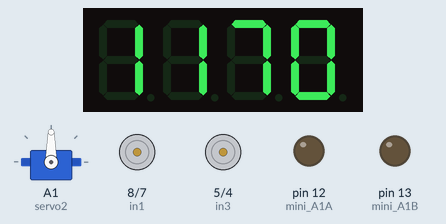
Bench run of a sketch on a simulated Arduino Uno, built with avr-gcc and run on an emulated ATmega328P. Parts: servo, 4-digit seven-segment display, motor-driver pin pairs drawn as motors (green arrow = first pin HIGH = forward, orange = second pin HIGH = backward, longer = more drive, scaled by the enable pin), output pins drawn as LEDs (lit = HIGH). The local clock reads 2024-03-15 10:24:30 at power-on unless the sketch sets it; random numbers use the default seed unless the sketch sets one.

Above: at 0.1 s.
At 7.5 s:
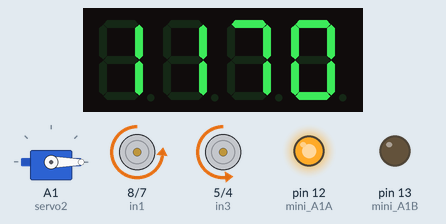
At 17.3 s:
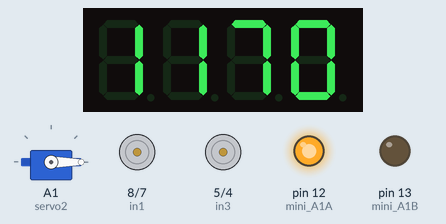
At 19.0 s:
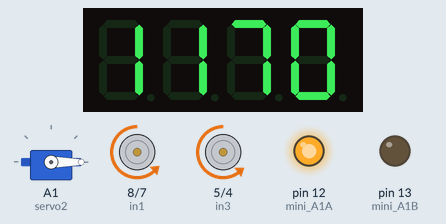
At 24.8 s:
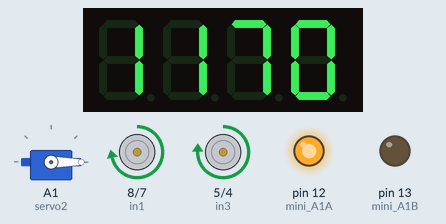
At 36.3 s:
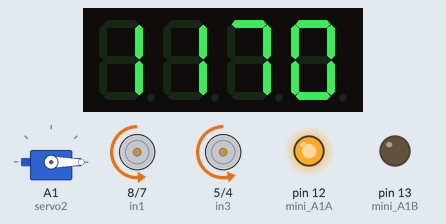
Timing chart, 0 to 37.8 s (numbered marks = the images above):
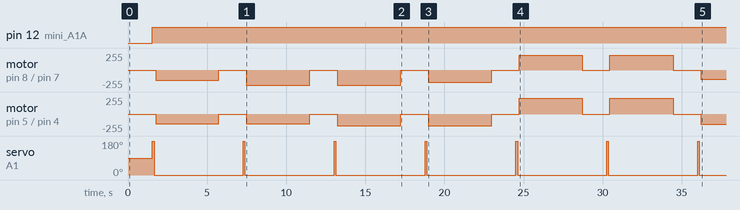

Measured:
- by itself, pin 12 (mini_A1A): LOW → HIGH at 1.5 s
- by itself, servo on A1 (servo2): alternates 180° for 0.10 s and 0° for 5.6 s
- by itself, motor on pin 5 (in3) / pin 4 (in4): stopped → backward 144/255 at 1.7 s, → stopped 4.0 s later, → backward 144/255 1.7 s later, → stopped 4.0 s later, … (13 changes in this stretch)

The sketch:

anxiety_robot.ino
```cpp
// (licence header left out)
/**************************************** DATE STUFF**********************
for more RTC stuff read https://learn.adafruit.com/adafruit-pcf8523-real-time-clock/rtc-with-arduino
for more  TM1637 read https://www.makerguides.com/tm1637-arduino-tutorial/ */

#include <TM1637Display.h>
#include "RTClib.h"
// Define the connections pins for display:
#define CLK A3
#define DIO 11
TM1637Display display = TM1637Display(CLK, DIO);
RTC_DS3231 rtc;

//doom date
int armageddonMonth = 12;
int armageddonDay = 31;
int armageddonYear = 2020;
int armageddon = 0;

/**************************************** MOTORs STUFF**********************/
#include <Servo.h>
Servo servo1;
Servo servo2;
int pos = 0;

// Motor A connections
int enA = 6;
int in1 = 8;
int in2 = 7;
// Motor B connections
int enB = 3;
int in3 = 5;
int in4 = 4;
//// Mini motor to move eyes
int mini_A1A = 12;
int mini_A1B = 13;

long randomSpeedA;
long randomSpeedB;
long randomDir;
//
void setup() {

  Serial.begin(9600);

/**************************************** DATE STUFF**********************/
  display.setBrightness(7);

  if (! rtc.begin()) {
    Serial.println("Couldn't find RTC");
    Serial.flush();
    abort();
  }

  if (rtc.lostPower()) {
    // When time needs to be set on a new device, or after a power loss, the
    // following line sets the RTC to the date & time this sketch was compiled
    Serial.println("RTC lost power, let's set the time!");
    rtc.adjust(DateTime(F(__DATE__), F(__TIME__)));
  }

 /**************************************** MOTOR STUFF**********************/


  servo2.attach(A1);

  //DC MOTORS
  pinMode(enA, OUTPUT);
  pinMode(enB, OUTPUT);
  pinMode(in1, OUTPUT);
  pinMode(in2, OUTPUT);
  pinMode(in3, OUTPUT);
  pinMode(in4, OUTPUT);
  pinMode(mini_A1A,OUTPUT);
  pinMode(mini_A1B,OUTPUT);

  // Turn off motors - Initial state
  digitalWrite(in1, LOW);
  digitalWrite(in2, LOW);
  digitalWrite(in3, LOW);
  digitalWrite(in4, LOW);
  digitalWrite(mini_A1A, LOW);
  digitalWrite(mini_A1B, LOW);

  randomSeed(analogRead(0));
}

/****************************************DC MOTOR STUFF**********************/
void directionControl() {
  // Set motors to maximum speed
  // For PWM maximum possible values are 0 to 255
  analogWrite(enA, 255);
  analogWrite(enB, 255);

  digitalWrite(mini_A1A,HIGH);
  digitalWrite(mini_A1B,LOW);
  delay(2000);

  // Turn on motor A & B
  digitalWrite(in1, HIGH);
  digitalWrite(in2, LOW);
  digitalWrite(in3, HIGH);
  digitalWrite(in4, LOW);
  delay(2000);

  // Now change motor directions
  digitalWrite(in1, LOW);
  digitalWrite(in2, HIGH);
  digitalWrite(in3, LOW);
  digitalWrite(in4, HIGH);
  delay(2000);

  // Turn off motors
  digitalWrite(in1, LOW);
  digitalWrite(in2, LOW);
  digitalWrite(in3, LOW);
  digitalWrite(in4, LOW);

  digitalWrite(mini_A1A,LOW);
  digitalWrite(mini_A1B,LOW);

}

// This function lets you control speed of the motors
void speedControl() {
  // Turn on motors
  digitalWrite(in1, LOW);
  digitalWrite(in2, HIGH);
  digitalWrite(in3, LOW);
  digitalWrite(in4, HIGH);

  // Accelerate from zero to maximum speed
  for (int i = 0; i < 256; i++) {
    analogWrite(enA, i);
    analogWrite(enB, i);
    delay(20);
  }

  // Decelerate from maximum speed to zero
  for (int i = 255; i >= 0; --i) {
    analogWrite(enA, i);
    analogWrite(enB, i);
    delay(20);
  }


  // Now turn off motors
  digitalWrite(in1, LOW);
  digitalWrite(in2, LOW);
  digitalWrite(in3, LOW);
  digitalWrite(in4, LOW);

}


void randomMove()
{
    randomDir = random(1, 3);

    randomSpeedA = random(100, 255);
    randomSpeedB = random(100, 255);

    if (randomDir == 1)
    {
        digitalWrite(in1, LOW);
        digitalWrite(in2, HIGH);
        digitalWrite(in3, LOW);
        digitalWrite(in4, HIGH);
    }
    else if (randomDir == 2)
    {
        digitalWrite(in1, HIGH);
        digitalWrite(in2, LOW);
        digitalWrite(in3, HIGH);
        digitalWrite(in4, LOW);
    }
    else if (randomDir == 3)
    {
        digitalWrite(in1, HIGH);
        digitalWrite(in2, HIGH);
        digitalWrite(in3, HIGH);
        digitalWrite(in4, HIGH);
    }

    analogWrite(enA, randomSpeedA);
    analogWrite(enB, randomSpeedB);

    delay(4000);

    // Now turn off motors
    digitalWrite(in1, LOW);
    digitalWrite(in2, LOW);
    digitalWrite(in3, LOW);
    digitalWrite(in4, LOW);

    analogWrite(enA, 0);
    analogWrite(enB, 0);
}

void moveArm()
{
     servo2.write(180);
    delay (100);// tell servo to go to position in variable 'pos'
    servo2.write(0);
    delay(  100);// tell servo to go to position in variable 'pos'
}

/**************************************** DATE STUFF**********************/
//magic code i copied from the internet
int dateDifference(int year1, int month1, int day1, int year2, int month2, int day2)
{
    int ref,dd1,dd2;
    ref = year1;
    if(year2 < year1)
    {
      ref = year2;
    }
    dd1 = 0;
    dd1 = dater(month1);
    for(int i=ref;i<year1;i++)
    {
        if(i%4==0)
        dd1+=1;
    }
    dd1 = dd1+day1+(year1-ref)*365;
    dd2 = 0;
    for(int i=ref;i<year2;i++)
    {
        if(i%4==0)
        dd2+=1;
    }
    dd2=dater(month2)+dd2+day2+((year2-ref)*365);
    return dd2-dd1;
}
int dater(int x)
{ const int dr[]= { 0, 31, 59, 90, 120, 151, 181, 212, 243, 273, 304, 334};
  return dr[x-1];
}

void displayCounter(){
//get today's date
  DateTime now = rtc.now();

  //calculate the number of days left until armageddon
  armageddon = dateDifference(now.year(),now.month(),now.day(), armageddonYear,armageddonMonth,armageddonDay);

  //clear to strt over
  display.clear();
//  // Show doom counter:
  int i;
  for (i = 0; i < armageddon + 1; i++) {
    display.showNumberDec(i);
    delay(50);
  }

  //make sure everyone sees how many days are left
  display.showNumberDec(armageddon);
  delay(1500);

}


///****************************************************************************/

void loop() {

  //delay(3000);

  displayCounter();
  digitalWrite(mini_A1A,HIGH);
  digitalWrite(mini_A1B,LOW);
  moveArm();

  randomMove();

}
```
